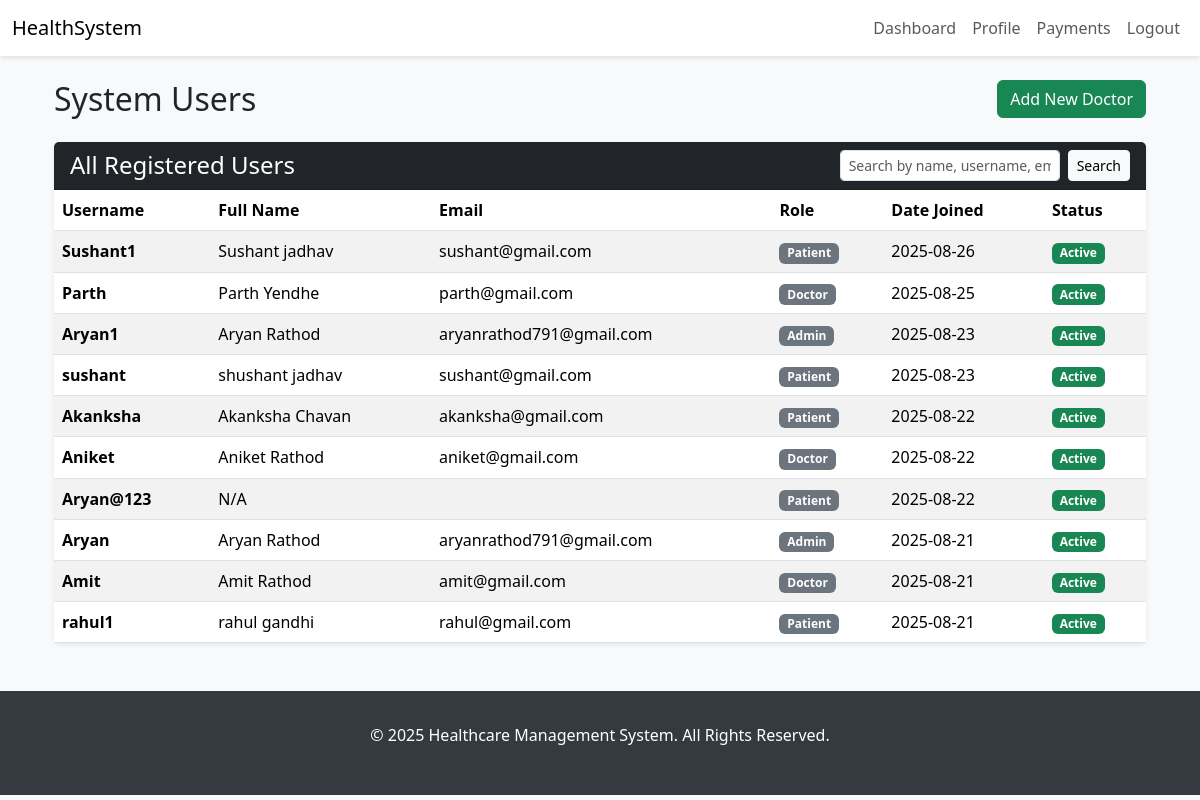
The page /users/ (signed in) on the database its author committed.
### core/models.py (models this page shows)
class User(AbstractUser):
    ROLE_CHOICES = [
        ('patient', 'Patient'),
        ('doctor', 'Doctor'),
        ('admin', 'Admin'),
    ]
    role = models.CharField(max_length=10, choices=ROLE_CHOICES, default='patient')
    phone = models.CharField(
        max_length=15,
        blank=True,
        null=True,
        validators=[RegexValidator(r'^\+?1?\d{9,15}$', 'Enter a valid phone number.')]
    )
    is_verified = models.BooleanField(default=False)
    def get_role_display(self):
        return dict(self.ROLE_CHOICES).get(self.role, 'Patient')

### core/views.py (the view, shortened to what this page needs)
# urls.py: path("users/", views.user_list, name="user_list"),
@user_passes_test(is_admin)
def user_list(request):
    queryset = User.objects.all().order_by("-date_joined")
    search_query = request.GET.get('q', '')
    paginator = Paginator(queryset, 15) # Show 15 users per page
    page_number = request.GET.get('page')
    page_obj = paginator.get_page(page_number)
    context = {
        'page_obj': page_obj,
        'search_query': search_query,
    }
    return render(request, "user_list.html", context)

### core/views.py (called while the page is built)
def is_admin(user): return user.is_authenticated and (user.role == 'admin' or user.is_superuser)

### templates/user_list.html (shortened to what this page needs)
{% extends 'base.html' %}
{% block content %}
<div class="container-fluid">
    <div class="d-flex justify-content-between align-items-center mb-4">
        <h2 class="mb-0">System Users</h2>
        <a href="{% url 'add_doctor' %}" class="btn btn-success">Add New Doctor</a>
    </div>
    <div class="card shadow-sm">
        <div class="card-header bg-dark text-white d-flex justify-content-between align-items-center">
            <h4 class="mb-0">All Registered Users</h4>
            <form method="get" class="d-flex">
                <input type="text" name="q" class="form-control form-control-sm me-2"
                       placeholder="Search by name, username, email..."
                       value="{{ search_query|default:'' }}">
                <button type="submit" class="btn btn-sm btn-light">Search</button>
            </form>
        </div>
        <div class="card-body p-0">
            <div class="table-responsive">
                <table class="table table-striped table-hover mb-0">
                    <thead>
                        <tr>
                            <th>Username</th>
                            <th>Full Name</th>
                            <th>Email</th>
                            <th>Role</th>
                            <th>Date Joined</th>
                            <th>Status</th>
                        </tr>
                    </thead>
                    <tbody>
                        {% for u in page_obj %}
                        <tr>
                            <td class="align-middle"><strong>{{ u.username }}</strong></td>
                            <td class="align-middle">{{ u.get_full_name|default:"N/A" }}</td>
                            <td class="align-middle">{{ u.email }}</td>
                            <td class="align-middle"><span class="badge bg-secondary">{{ u.get_role_display }}</span></td>
                            <td class="align-middle">{{ u.date_joined|date:"Y-m-d" }}</td>
                            <td class="align-middle">
                                {% if u.is_active %}
                                    <span class="badge bg-success">Active</span>
                                {% else %}
                                    <span class="badge bg-danger">Inactive</span>
                                {% endif %}
                            </td>
                        </tr>
                        {% endfor %}
                    </tbody>
                </table>
            </div>
        </div>
    </div>
</div>
{% endblock %}

### templates/base.html (style rules this page uses)
body { background-color: #f8f9fa; }
.card { box-shadow: 0 2px 8px rgba(0,0,0,.1); border: none; }

### rows shown on the page
User: username "Sushant1", get_full_name "Sushant jadhav", email "sushant@gmail.com", role "Patient", date_joined "2025-08-26", is_active "Active"
User: username "Parth", get_full_name "Parth Yendhe", email "parth@gmail.com", role "Doctor", date_joined "2025-08-25", is_active "Active"
User: username "Aryan1", get_full_name "Aryan Rathod", email "aryanrathod791@gmail.com", role "Admin", date_joined "2025-08-23", is_active "Active"
User: username "sushant", get_full_name "shushant jadhav", email "sushant@gmail.com", role "Patient", date_joined "2025-08-23", is_active "Active"
User: username "Akanksha", get_full_name "Akanksha Chavan", email "akanksha@gmail.com", role "Patient", date_joined "2025-08-22", is_active "Active"
User: username "Aniket", get_full_name "Aniket Rathod", email "aniket@gmail.com", role "Doctor", date_joined "2025-08-22", is_active "Active"
User: username "Aryan@123", get_full_name "N/A", role "Patient", date_joined "2025-08-22", is_active "Active"
User: username "Aryan", get_full_name "Aryan Rathod", email "aryanrathod791@gmail.com", role "Admin", date_joined "2025-08-21", is_active "Active"
User: username "Amit", get_full_name "Amit Rathod", email "amit@gmail.com", role "Doctor", date_joined "2025-08-21", is_active "Active"
User: username "rahul1", get_full_name "rahul gandhi", email "rahul@gmail.com", role "Patient", date_joined "2025-08-21", is_active "Active"
